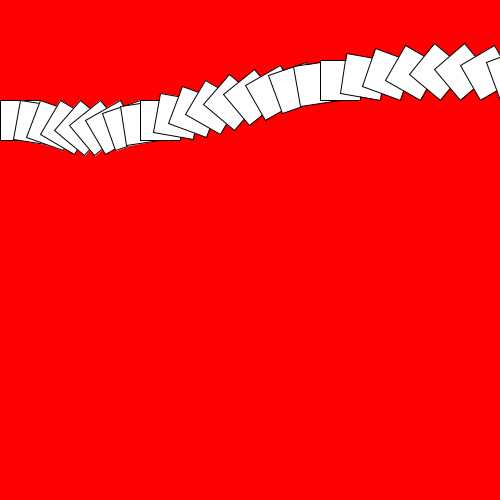
Frame 1 (no input)
Frame 60 (the mouse pressed at the canvas centre just before this capture): identical to frame 1, image omitted
Frame 120 (the mouse held since frame 60 and released just before this capture): identical to frame 1, image omitted

The Processing sketch that drew this single still picture (run headless with seeded random() and noise(); from frame 60 on, the mouse is pressed at the canvas centre):

// Processing sketch: rotacionForLoop
// ── rotacionForLoop.pde
void setup() {
  size(500, 500);
}

void draw() {
  background(255, 0, 0);
  for (int i = 0; i<30 ;i++){
    pushMatrix();
    translate(20 * i, 100);
    rotate(radians(10*i));
    rect(0,0, 40, 40);
    popMatrix();
  }
}
